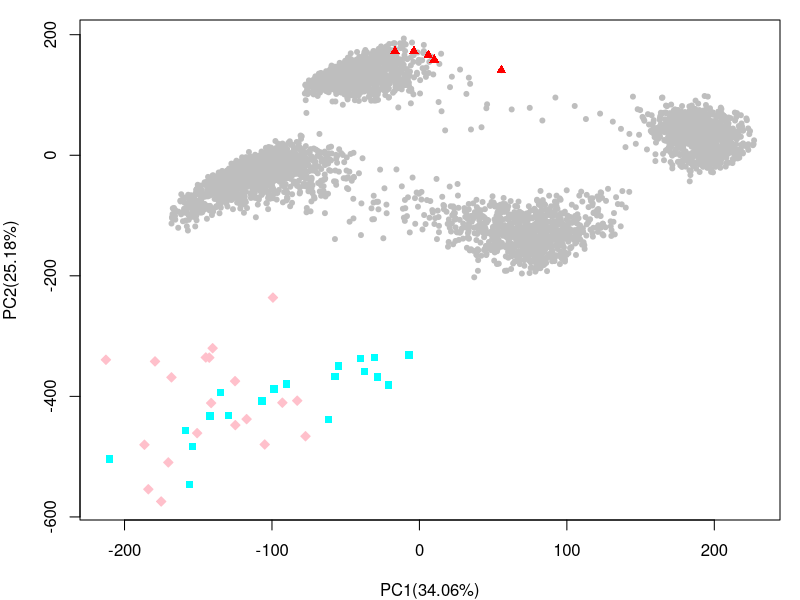

The R source for this figure:
library(RColorBrewer)

par(mfrow = c(1, 1)) 
par(mar=c(4,4,1,1))

t1027pca <- read.csv("pca_dm_figS9b.csv", sep=",",stringsAsFactors = FALSE)

nmr <- t1027pca[grepl("nmr", t1027pca$unlist.pdbs.aa.id), ]
fla <- t1027pca[grepl("9fla", t1027pca$unlist.pdbs.aa.id), ]
colab <- t1027pca[grepl("rank", t1027pca$unlist.pdbs.aa.id), ]
afsample <- t1027pca[grepl("relax", t1027pca$unlist.pdbs.aa.id), ]

plot(t1027pca$X1, t1027pca$X2, pch=20, col="grey", xlab = "PC1(34.06%)", ylab="PC2(25.18%)")
points(nmr$X1, nmr$X2, col="cyan", pch=15)
points(fla$X1, fla$X2, col="pink", pch=23, bg="pink")

grp3 <- t1027pca[t1027pca$unlist.grps. == 3,]
grp4 <- t1027pca[t1027pca$unlist.grps. == 4,]
grp5 <- t1027pca[t1027pca$unlist.grps. == 5,]
grp6 <- t1027pca[t1027pca$unlist.grps. == 6,]

points(grp6$X1, grp6$X2, col="blue", pch=16)
points(grp5$X1, grp5$X2, col="green", pch=16)
points(colab$X1, colab$X2, col="red", pch=17)
